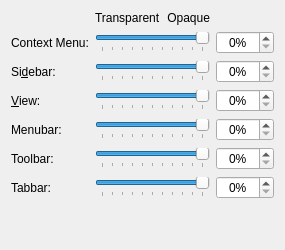
     <widget class="QWidget" name="Transparency">
      <attribute name="title">
       <string>Transparency</string>
      </attribute>
      <layout class="QGridLayout" name="gridLayout_2">
       <item row="0" column="1">
        <layout class="QHBoxLayout" name="horizontalLayout">
         <item>
          <widget class="QLabel" name="label_6">
           <property name="sizePolicy">
            <sizepolicy hsizetype="Preferred" vsizetype="Maximum">
             <horstretch>0</horstretch>
             <verstretch>0</verstretch>
            </sizepolicy>
           </property>
           <property name="text">
            <string>Transparent</string>
           </property>
          </widget>
         </item>
         <item>
          <widget class="QLabel" name="label">
           <property name="sizePolicy">
            <sizepolicy hsizetype="Preferred" vsizetype="Maximum">
             <horstretch>0</horstretch>
             <verstretch>0</verstretch>
            </sizepolicy>
           </property>
           <property name="text">
            <string>Opaque</string>
           </property>
           <property name="alignment">
            <set>Qt::AlignmentFlag::AlignRight|Qt::AlignmentFlag::AlignTrailing|Qt::AlignmentFlag::AlignVCenter</set>
           </property>
          </widget>
         </item>
        </layout>
       </item>
       <item row="1" column="0">
        <widget class="QLabel" name="_menuGroupDescription">
         <property name="toolTip">
          <string>This changes the transparency of context menus and popup menus</string>
         </property>
         <property name="text">
          <string>Context Menu:</string>
         </property>
         <property name="alignment">
          <set>Qt::AlignmentFlag::AlignLeading|Qt::AlignmentFlag::AlignLeft|Qt::AlignmentFlag::AlignVCenter</set>
         </property>
         <property name="buddy">
          <cstring>_menuOpacity</cstring>
         </property>
        </widget>
       </item>
       <item row="1" column="1">
        <widget class="QSlider" name="_menuOpacity">
         <property name="toolTip">
          <string>This changes the transparency of context menus and popup menus</string>
         </property>
         <property name="maximum">
          <number>100</number>
         </property>
         <property name="value">
          <number>100</number>
         </property>
         <property name="orientation">
          <enum>Qt::Orientation::Horizontal</enum>
         </property>
         <property name="tickPosition">
          <enum>QSlider::TickPosition::TicksBelow</enum>
         </property>
         <property name="tickInterval">
          <number>10</number>
         </property>
        </widget>
       </item>
       <item row="1" column="2">
        <widget class="QSpinBox" name="_menuOpacitySpinBox">
         <property name="alignment">
          <set>Qt::AlignmentFlag::AlignCenter</set>
         </property>
         <property name="suffix">
          <string>%</string>
         </property>
         <property name="maximum">
          <number>100</number>
         </property>
        </widget>
       </item>
       <item row="2" column="0">
        <widget class="QLabel" name="label_5">
         <property name="toolTip">
          <string>Dolphin sidebar transparency. Requires &quot;Draw frame around dockable panels&quot; to be disabled.</string>
         </property>
         <property name="text">
          <string>Si&amp;debar:</string>
         </property>
         <property name="alignment">
          <set>Qt::AlignmentFlag::AlignLeading|Qt::AlignmentFlag::AlignLeft|Qt::AlignmentFlag::AlignVCenter</set>
         </property>
         <property name="buddy">
          <cstring>_sidebarOpacity</cstring>
         </property>
        </widget>
       </item>
       <item row="2" column="1">
        <widget class="QSlider" name="_sidebarOpacity">
         <property name="toolTip">
          <string>Dolphin sidebar transparency. Requires &quot;Draw frame around dockable panels&quot; to be disabled.</string>
         </property>
         <property name="maximum">
          <number>100</number>
         </property>
         <property name="value">
          <number>100</number>
         </property>
         <property name="orientation">
          <enum>Qt::Orientation::Horizontal</enum>
         </property>
         <property name="tickPosition">
          <enum>QSlider::TickPosition::TicksBelow</enum>
         </property>
         <property name="tickInterval">
          <number>10</number>
         </property>
        </widget>
       </item>
       <item row="2" column="2">
        <widget class="QSpinBox" name="_sidebarOpacitySpinBox">
         <property name="alignment">
          <set>Qt::AlignmentFlag::AlignCenter</set>
         </property>
         <property name="suffix">
          <string>%</string>
         </property>
         <property name="maximum">
          <number>100</number>
         </property>
        </widget>
       </item>
       <item row="3" column="0">
        <widget class="QLabel" name="label_viewOpacity">
         <property name="toolTip">
          <string>This changes the transparency of the Dolphin main file view area</string>
         </property>
         <property name="text">
          <string>&amp;View:</string>
         </property>
         <property name="alignment">
          <set>Qt::AlignmentFlag::AlignLeading|Qt::AlignmentFlag::AlignLeft|Qt::AlignmentFlag::AlignVCenter</set>
         </property>
         <property name="buddy">
          <cstring>_viewOpacity</cstring>
         </property>
        </widget>
       </item>
       <item row="3" column="1">
        <widget class="QSlider" name="_viewOpacity">
         <property name="toolTip">
          <string>This changes the transparency of the Dolphin main file view area</string>
         </property>
         <property name="maximum">
          <number>100</number>
         </property>
         <property name="value">
          <number>100</number>
         </property>
         <property name="orientation">
          <enum>Qt::Orientation::Horizontal</enum>
         </property>
         <property name="tickPosition">
          <enum>QSlider::TickPosition::TicksBelow</enum>
         </property>
         <property name="tickInterval">
          <number>10</number>
         </property>
        </widget>
       </item>
       <item row="3" column="2">
        <widget class="QSpinBox" name="_viewOpacitySpinBox">
         <property name="alignment">
          <set>Qt::AlignmentFlag::AlignCenter</set>
         </property>
         <property name="suffix">
          <string>%</string>
         </property>
         <property name="maximum">
          <number>100</number>
         </property>
        </widget>
       </item>
       <item row="4" column="0">
        <widget class="QLabel" name="label_7">
         <property name="text">
          <string>Menubar:</string>
         </property>
         <property name="alignment">
          <set>Qt::AlignmentFlag::AlignLeading|Qt::AlignmentFlag::AlignLeft|Qt::AlignmentFlag::AlignVCenter</set>
         </property>
         <property name="buddy">
          <cstring>_menuBarOpacity</cstring>
         </property>
        </widget>
       </item>
       <item row="4" column="1">
        <widget class="QSlider" name="_menuBarOpacity">
         <property name="toolTip">
          <string>This changes the menubar opacity</string>
         </property>
         <property name="maximum">
          <number>100</number>
         </property>
         <property name="value">
          <number>100</number>
         </property>
         <property name="orientation">
          <enum>Qt::Orientation::Horizontal</enum>
         </property>
         <property name="tickPosition">
          <enum>QSlider::TickPosition::TicksBelow</enum>
         </property>
         <property name="tickInterval">
          <number>10</number>
         </property>
        </widget>
       </item>
       <item row="4" column="2">
        <widget class="QSpinBox" name="_menuBarOpacitySpinBox">
         <property name="alignment">
          <set>Qt::AlignmentFlag::AlignCenter</set>
         </property>
         <property name="suffix">
          <string>%</string>
         </property>
         <property name="maximum">
          <number>100</number>
         </property>
        </widget>
       </item>
       <item row="5" column="0">
        <widget class="QLabel" name="label_8">
         <property name="text">
          <string>Toolbar:</string>
         </property>
         <property name="alignment">
          <set>Qt::AlignmentFlag::AlignLeading|Qt::AlignmentFlag::AlignLeft|Qt::AlignmentFlag::AlignVCenter</set>
         </property>
         <property name="buddy">
          <cstring>_toolBarOpacity</cstring>
         </property>
        </widget>
       </item>
       <item row="5" column="1">
        <widget class="QSlider" name="_toolBarOpacity">
         <property name="toolTip">
          <string>This changes the toolbar opacity</string>
         </property>
         <property name="maximum">
          <number>100</number>
         </property>
         <property name="value">
          <number>100</number>
         </property>
         <property name="orientation">
          <enum>Qt::Orientation::Horizontal</enum>
         </property>
         <property name="tickPosition">
          <enum>QSlider::TickPosition::TicksBelow</enum>
         </property>
         <property name="tickInterval">
          <number>10</number>
         </property>
        </widget>
       </item>
       <item row="5" column="2">
        <widget class="QSpinBox" name="_toolBarOpacitySpinBox">
         <property name="alignment">
          <set>Qt::AlignmentFlag::AlignCenter</set>
         </property>
         <property name="suffix">
          <string>%</string>
         </property>
         <property name="maximum">
          <number>100</number>
         </property>
        </widget>
       </item>
       <item row="6" column="0">
        <widget class="QLabel" name="label_18">
         <property name="toolTip">
          <string>This changes the tabbar opacity inside Dolphin &amp; Konsole</string>
         </property>
         <property name="text">
          <string>Tabbar:</string>
         </property>
         <property name="alignment">
          <set>Qt::AlignmentFlag::AlignLeading|Qt::AlignmentFlag::AlignLeft|Qt::AlignmentFlag::AlignVCenter</set>
         </property>
         <property name="buddy">
          <cstring>_tabBarOpacity</cstring>
         </property>
        </widget>
       </item>
       <item row="6" column="1">
        <widget class="QSlider" name="_tabBarOpacity">
         <property name="toolTip">
          <string>This changes the tabbar opacity inside Dolphin &amp; Konsole</string>
         </property>
         <property name="maximum">
          <number>100</number>
         </property>
         <property name="value">
          <number>100</number>
         </property>
         <property name="orientation">
          <enum>Qt::Orientation::Horizontal</enum>
         </property>
         <property name="tickPosition">
          <enum>QSlider::TickPosition::TicksBelow</enum>
         </property>
         <property name="tickInterval">
          <number>10</number>
         </property>
        </widget>
       </item>
       <item row="6" column="2">
        <widget class="QSpinBox" name="_tabBarOpacitySpinBox">
         <property name="alignment">
          <set>Qt::AlignmentFlag::AlignCenter</set>
         </property>
         <property name="suffix">
          <string>%</string>
         </property>
         <property name="maximum">
          <number>100</number>
         </property>
        </widget>
       </item>
       <item row="7" column="0">
        <spacer name="verticalSpacer_2">
         <property name="orientation">
          <enum>Qt::Orientation::Vertical</enum>
         </property>
         <property name="sizeHint" stdset="0">
          <size>
           <width>20</width>
           <height>40</height>
          </size>
         </property>
        </spacer>
       </item>
      </layout>
     </widget>
